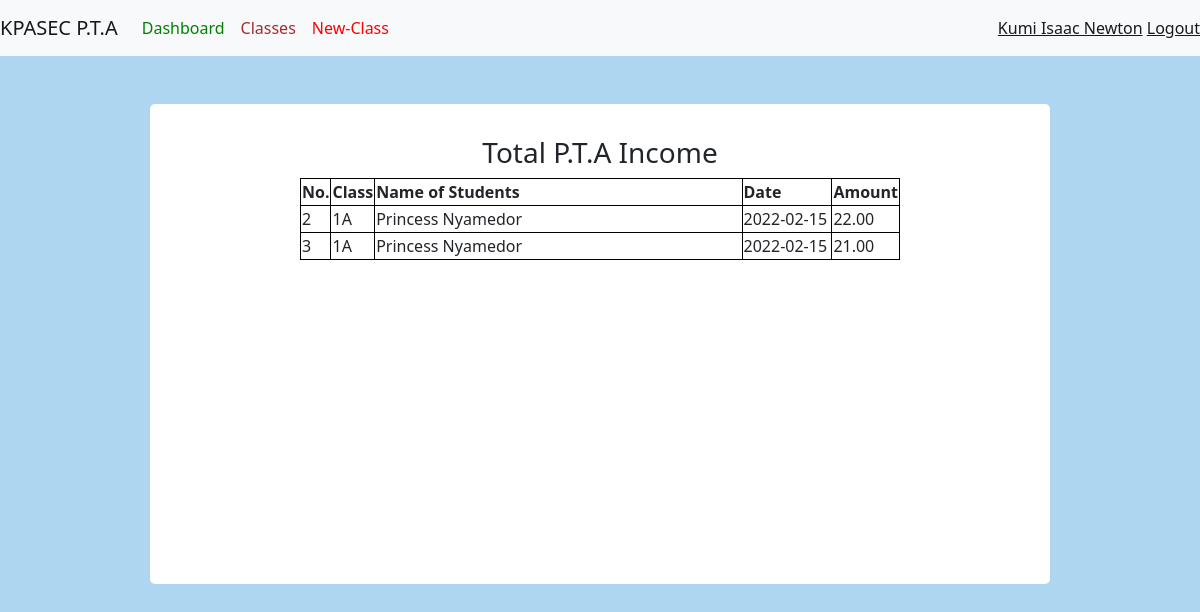
The app's page /accountant_dashboard/total_pta_income (signed in) with its own data.
### app.py (models this page shows, shortened)
class User(db.Model, UserMixin):
	__bind_key__ = "kpasec"
	id = db.Column(db.Integer, primary_key=True)
	date = db.Column(db.DateTime, default = datetime.utcnow())
	username = db.Column(db.String(80), unique=False, nullable=False)
	email = db.Column(db.String(120), unique=True, nullable=False)
	password = db.Column(db.String(120), nullable=False)
	is_admin = db.Column(db.Boolean,  default=False)
	function = db.Column(db.String(120))
	approval = db.Column(db.Boolean, default=False)

class PTAIncome(db.Model):
	__bind_key__ = "kpasec"
	id = db.Column(db.Integer, primary_key=True)
	date = db.Column(db.DateTime, default = datetime.utcnow())
	amount = db.Column(db.Integer)
	tx_id = db.Column(db.String(16))
	semester = db.Column(db.String(10))
	mode_of_payment = db.Column(db.String(20))
	category = db.Column(db.String(20), default="revenue")
	student_id = db.Column(db.String(10), db.ForeignKey('student.id'))#Here we reference the table name

class Student(db.Model):
	__bind_key__ = "kpasec"
	id = db.Column(db.Integer, primary_key=True)
	date = db.Column(db.DateTime, default = datetime.utcnow())
	date_admitted = db.Column(db.DateTime)
	fullname = db.Column(db.String(80), unique=False, nullable=False)
	date_of_birth = db.Column(db.String(10), unique=True)
	class1 = db.Column(db.String(10), unique=False, nullable=False)
	parent_contact = db.Column(db.String(12), nullable=False)
	phone = db.Column(db.String(12))
	id_number = db.Column(db.String(120), unique=True, nullable=False)
	status = db.Column(db.Boolean, default=True)
	pta = db.relationship('PTAIncome', backref='pta_payer', lazy=True)#Here we reference the class
	etl = db.relationship('ETLIncome', backref='etl_payer', lazy=True)
	payer = db.relationship('StudentPayments', backref='payer', lazy=True)

### app.py (the view)
@app.route("/accountant_dashboard/total_pta_income")
@login_required
def total_pta_income():
	if current_user.is_authenticated and current_user.approval:
		incomes = PTAIncome.query.all()
		return render_template("total_pta_income.html", incomes=incomes)
	else:
		abort(404)

### app.py (called while the page is built)
@app.template_filter()
def currencyFormat(value):
	value = float(value)
	if value >= 0:
		return "{:,.2f}".format(value)
	else:
		value2 = "{:,.2f}".format(value)
		return "("+value2[1:]+")"

@login_manager.user_loader
def load_user(user_id):
	return User.query.get(int(user_id))

### templates/total_pta_income.html (shortened to what this page needs)
{% extends "bootstrap.html" %}
{% block content %}
<!DOCTYPE html>
<html>
<head>
</head>
<body>
<header>
		<nav class="navbar navbar-expand-lg navbar-light bg-light">
			    <a class="navbar-brand" href="#">KPASEC P.T.A</a>
				<div class="collapse navbar-collapse" id="navbarText">
			      <ul class="navbar-nav me-auto mb-2 mb-lg-0">
			        <li class="nav-item">
			          <a class="nav-link active " aria-current="page" href="{{url_for('accountant_dashboard')}}" id="dash">Dashboard</a>
			        </li>
			        <li class="nav-item d-flex">
			          <a class="nav-link" href="#" id="lis">Classes</a>
			        </li>
			        <li class="nav-item">
			          <a class="nav-link " href="#" id="new-class">New-Class</a>
			        </li>
			      </ul>
			      <span class="navbar-text" >
			      	<a href="{{url_for('account')}}" class="nn">{{current_user.username}}</a>
			      	<a href="{{url_for('logout')}}">Logout</a>
			      </span>
			    </div>
			</nav>
	</header>
   <center>
   	<div class="ttable" id="cont1">
   		<h3 class="topp" style="padding-top:4vh">Total P.T.A Income </h3>
   		<table >
   			<tr>
   				<th class="non">No.</th>
   				<th class="foom">Class</th>
   				<th class="fom">Name of Students</th>
   				<th class="fomm">Date</th>
   				<th class="foomm">Amount</th>
   			</tr>
   			{% for income in incomes %}
   			   {% if income.category != 'charge' %}
   			<tr>
   				<td>{{loop.index}}</td>
   				<td class="fom">{{income.pta_payer.class1}}</td>
   				<td>{{income.pta_payer.fullname}}</td>
   				<td>{{income.date.date()}}</td>
   				<td>{{income.amount | currencyFormat }}</td>
   			</tr>
   			   {% endif %}
   			{% endfor %}
   		</table>
   	</div>
</center>
</body>
</html>
{% endblock %}

### templates/total_pta_income.html (style rules this page uses)
body { background: #AED6F1; }
table { width: 50vw; }
table tr th { border: 1px solid black; }
table tr td { border: 1px solid black; }
#lis { color: brown; }
#new-class { color: red; }
#dash { color: green; }
.ttable { width: 60vw; height: 60vh; background: white; border-radius: 5px; }
.ttable .foomm { width: 7%; }
.ttable .foom { width: 2%; }
.ttable .fomm { width: 15%; }
.ttable .non { width: 2%; }
@media (max-width: 1500px) { .ttable { width: 75vw; height: 60vh; background: white; } }

### records on screen
User: username "Kumi Isaac Newton"
PTAIncome: pta_payer.class1 "1A", pta_payer.fullname "Princess Nyamedor", date "2022-02-15", amount "22.00"
PTAIncome: pta_payer.class1 "1A", pta_payer.fullname "Princess Nyamedor", date "2022-02-15", amount "21.00"
